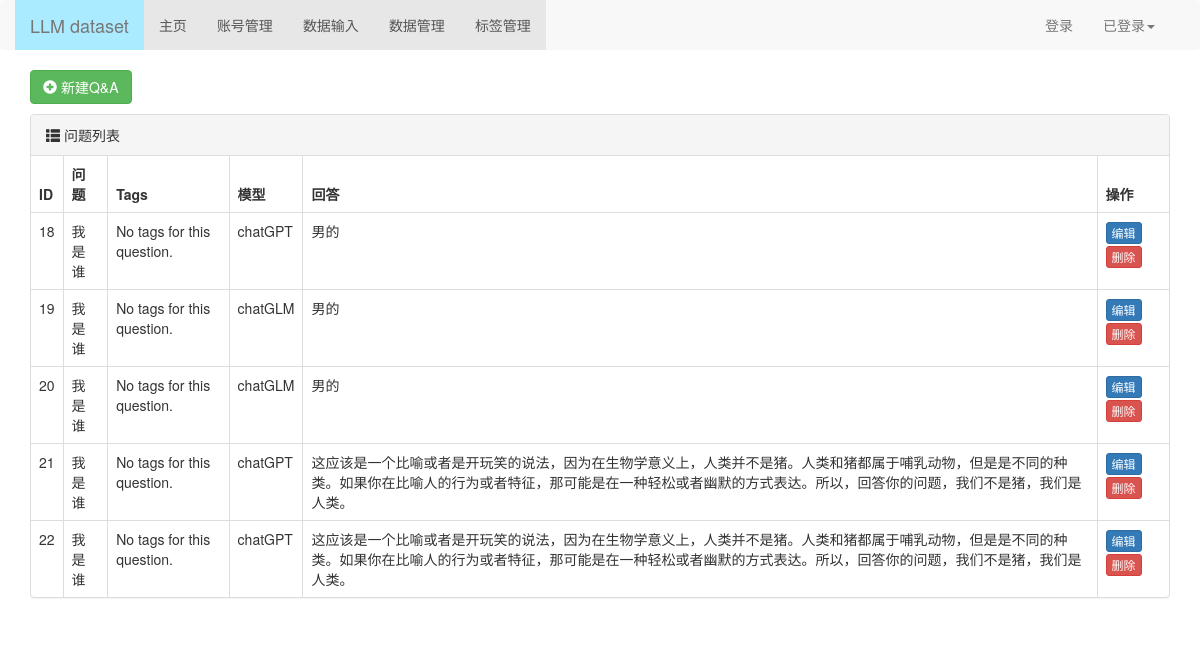
Page /question/list/ on the earlier database version.
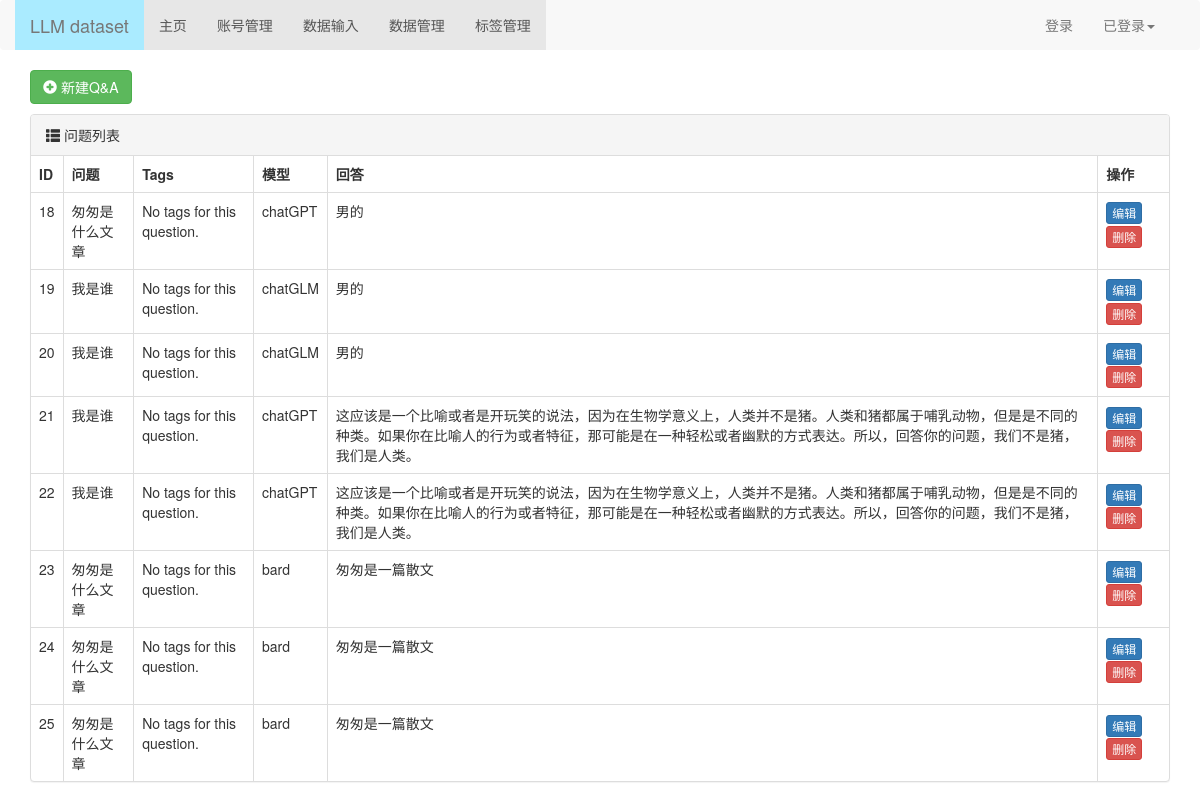
Same page on the later database version.
### setcollect/models.py (models this page shows)
class Question(models.Model):
    question = models.TextField()

class LModel(models.Model):
    model_choice = (
        (1, "chatGPT"),
        (2, "chatGLM"),
        (3, "bard"),
    )
    lmodel = models.SmallIntegerField(verbose_name = "choice of model", choices = model_choice)
    answer = models.TextField()
    question = models.ForeignKey("Question", on_delete = models.CASCADE)

### setcollect/views.py (the view)
# urls.py: path('question/list/', views.question_list),
def question_list(request):
    data_list = Question.objects.prefetch_related("lmodel_set", "tag_set").all()
    return render(request,"question_list.html",{"data_list":data_list})

### setcollect/templates/question_list.html (shortened to what this page needs)
{% extends 'layout.html' %}
{% block content %}
<div>
    <div class="container">
        <div style="margin-bottom: 10px;">
            <a class="btn btn-success" href="http://127.0.0.1:8000/question/add/">
                <span class="glyphicon glyphicon-plus-sign" aria-hidden="true"></span>
                新建Q&A
            </a>
        </div>
        <div class="panel panel-default">
            <div class="panel-heading">
                <span class="glyphicon glyphicon-th-list" aria-hidden="true"></span>
                问题列表
            </div>
            <table class="table table-bordered">
                <thead>
                    <tr>
                        <th>ID</th>
                        <th>问题</th>
                        <th>Tags</th>
                        <th>模型</th>
                        <th>回答</th>
                        <th>操作</th>
                    </tr>
                </thead>
                <tbody>
                    {% for obj in data_list %}
                    {% for lmodel in obj.lmodel_set.all %}
                    <tr>
                        <td>{{ obj.id }}</td>
                        <td>{{ obj.question }}</td>
                        <td>
                            {% for tag in obj.tag_set.all %}
                            {{ tag.tag_name }}
                            {% empty %}
                            No tags for this question.
                            {% endfor %}
                        </td>
                        <td>{{ lmodel.get_lmodel_display }}</td>
                        <td>{{ lmodel.answer }}</td>
                        <td>
                            <a class="btn btn-primary btn-xs"
                                href="http://127.0.0.1:8000/question/{{ obj.id }}/edit/">编辑</a>
                            <a class="btn btn-danger btn-xs"
                                href="http://127.0.0.1:8000/question/delete/?nid={{obj.id}}">删除</a>
                        </td>
                    </tr>
                    {% endfor %}
                    {% endfor %}
                </tbody>
            </table>
        </div>
    </div>
</div>
{% endblock %}

Differences in the rows shown:
changed Question id 18: question "我是谁" → "匆匆是什么文章"
added Question: id "23", question "匆匆是什么文章"
added LModel: lmodel "bard", answer "匆匆是一篇散文"
added Question: id "24", question "匆匆是什么文章"
added LModel: lmodel "bard", answer "匆匆是一篇散文"
added Question: id "25", question "匆匆是什么文章"
added LModel: lmodel "bard", answer "匆匆是一篇散文"
